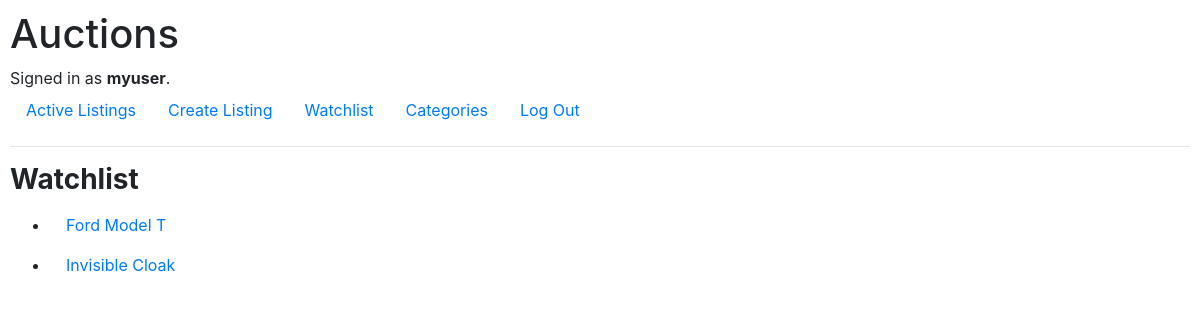
Screenshot of /watchlist (signed in) with the database file from the repository.
### auctions/models.py (models this page shows)
class User(AbstractUser):
    pass

class Watchlist(models.Model):
    class Meta: # Composite pk
        unique_together = (('watcher', 'listing'),)
    watcher = models.ForeignKey(User, on_delete=models.CASCADE, related_name="watcher")
    listing = models.ForeignKey(AuctionListing, on_delete=models.CASCADE, related_name="listing")

class AuctionListing(models.Model):
    title = models.CharField(max_length=34)
    category = models.CharField(max_length=20)
    price = models.IntegerField()
    img_url = models.CharField(max_length=300, blank=True, default='')
    description = models.CharField(max_length=55)
    owner = models.ForeignKey(User, on_delete=models.CASCADE, related_name="owner")
    state = models.CharField(max_length=6, default='open')

### auctions/views.py (the view)
# urls.py: path("watchlist", views.watchlist, name="watchlist"),
def watchlist(request):
    watchlist = Watchlist.objects.all().filter(watcher=request.user)
    return render(request, "auctions/watchlist.html", {"watchlist": watchlist})

### auctions/templates/auctions/watchlist.html (shortened to what this page needs)
{% extends "auctions/layout.html" %}
{% block body %}
    <h3><b>Watchlist</b></h3>
    <div class="form-row">
        <div class="col-md-4 col-lg-4">
            {% if watchlist %}
                <ul>
                {% for i in watchlist %}
                    <li class="nav-item">
                        <a class="nav-link" href="{% url 'listing' id=i.listing.id %}">{{ i.listing.title }}</a>
                    </li>
                {% endfor %}
                </ul>
            {% else %}
                <p>Your don't have listings in your Watchlist yet</p>
            {% endif %}
        </div>
    </div>
{% endblock %}

### auctions/templates/auctions/layout.html (shortened to what this page needs)
{% load static %}
<!DOCTYPE html>
<html lang="en">
    <head>
        <link rel="stylesheet" href="https://stackpath.bootstrapcdn.com/bootstrap/4.4.1/css/bootstrap.min.css">
        <link href="{% static 'auctions/styles.css' %}" rel="stylesheet">
    </head>
    <body>
        <h1>Auctions</h1>
        <div>
            {% if user.is_authenticated %}
                Signed in as <strong>{{ user.username }}</strong>.
            {% else %}
                Not signed in.
            {% endif %}
        </div>
        <ul class="nav">
            <li class="nav-item">
                <a class="nav-link" href="{% url 'index' %}">Active Listings</a>
            </li>
            {% if user.is_authenticated %}
                <li class="nav-item">
                    <a class="nav-link" href="{% url 'createListing' %}">Create Listing</a>
                </li>
                <li class="nav-item">
                    <a class="nav-link" href="{% url 'watchlist' %}">Watchlist</a>
                </li>
                <li class="nav-item">
                    <a class="nav-link" href="{% url 'categories' %}">Categories</a>
                </li>
                <li class="nav-item">
                    <a class="nav-link" href="{% url 'logout' %}">Log Out</a>
                </li>
            {% endif %}
        </ul>
        <hr>
        {% block body %}
        {% endblock %}
    </body>
</html>

### auctions/static/auctions/styles.css (style rules this page uses)
body { padding: 10px; }

### rows the page displays
User: username "myuser"
Watchlist: listing "Ford Model T"
Watchlist: listing "Invisible Cloak"
